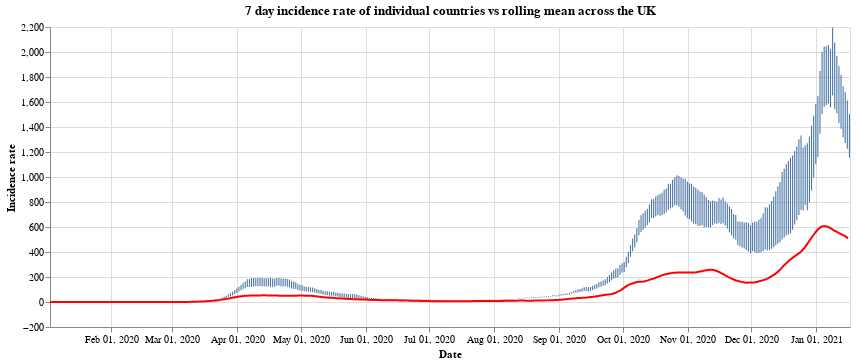

This figure's notebook cell:
### Code cell
#collapse
countries = uk_cases['areaName'].unique()
countries.sort()

selection = alt.selection_single(
    name='Select',
    fields=['areaName'],
    init={'areaName': 'Wales'},
    bind={'areaName': alt.binding_select(options=countries)}
)

# scatter plot, modify opacity based on selection
bars = alt.Chart(uk_cases).mark_bar().add_selection(
    selection
).encode(
    x=alt.X("yearmonthdate(date):T", axis=alt.Axis(title='Date')),
    y=alt.Y("weeklyCasesRate:Q", axis=alt.Axis(title='Incidence rate')),
    tooltip='weeklyCasesRate:Q',
    opacity=alt.condition(selection, alt.value(1), alt.value(0))
).properties(title=f'7 day incidence rate of individual countries vs rolling mean across the UK', width=800)

line = alt.Chart(overview_cases).mark_line(
    color='red',
    size=2,
).transform_window(
    rolling_mean='mean(weeklyCasesRate)',
    frame=[0, 7]
).encode(
    x='yearmonthdate(date):T',
    y='rolling_mean:Q'
)

alt.layer(bars, line)

### Figure 1 — Vega-Lite specification as saved in the notebook (floating-point values rounded to 4 significant figures; data arrays with more than 128 entries replaced by an {"elided": "..."} marker saying what was removed)
{"config": {"view": {"continuousWidth": 400, "continuousHeight": 300}}, "layer": [{"data": {"name": "data-f912c0d14ebb8aa10a25b609481c62a4"}, "mark": "bar", "encoding": {"opacity": {"condition": {"value": 1, "selection": "Select"}, "value": 0}, "tooltip": {"type": "quantitative", "field": "weeklyCasesRate"}, "x": {"type": "temporal", "axis": {"title": "Date"}, "field": "date", "timeUnit": "yearmonthdate"}, "y": {"type": "quantitative", "axis": {"title": "Incidence rate"}, "field": "weeklyCasesRate"}}, "selection": {"Select": {"type": "single", "fields": ["areaName"], "init": {"areaName": "Wales"}, "bind": {"areaName": {"input": "select", "options": ["England", "Northern Ireland", "Scotland", "Wales"]}}}}, "title": "7 day incidence rate of individual countries vs rolling mean across the UK", "width": 800}, {"data": {"name": "data-e2bbdde8037bfda5124dcf5eddcfc115"}, "mark": {"type": "line", "color": "red", "size": 2}, "encoding": {"x": {"type": "temporal", "field": "date", "timeUnit": "yearmonthdate"}, "y": {"type": "quantitative", "field": "rolling_mean"}}, "transform": [{"window": [{"op": "mean", "field": "weeklyCasesRate", "as": "rolling_mean"}], "frame": [0, 7]}]}], "$schema": "https://vega.github.io/schema/vega-lite/v4.8.1.json", "datasets": {"data-f912c0d14ebb8aa10a25b609481c62a4": {"elided": "1520 records"}, "data-e2bbdde8037bfda5124dcf5eddcfc115": {"elided": "380 records"}}}
